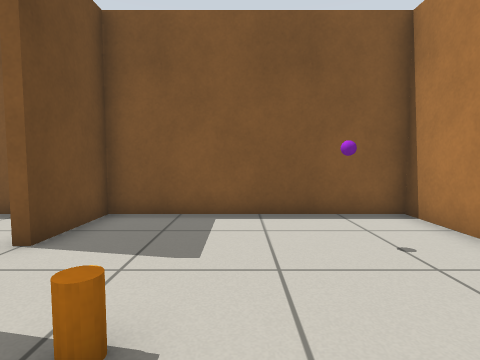
[1] (above)

16 first-person views from a walk through a Gazebo world. The camera is 0.69 m above the floor, tilts 4° down and sees 80° across. The floor is counted in squares, 0.5 m on a side. Each view is taken from the middle of a square. On the plan, view 1 faces up. The plan holds only what a view shows up to about 14 squares ahead; the rest is blank.

[2]
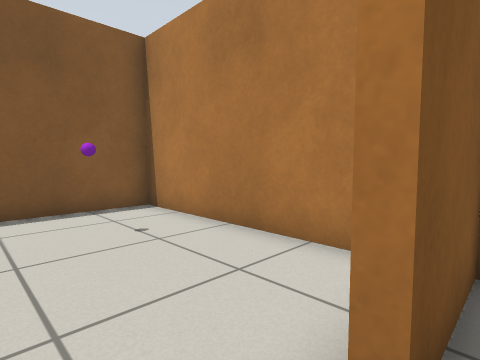

[3]
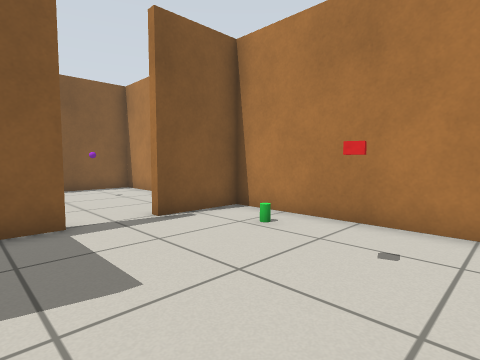

[4]
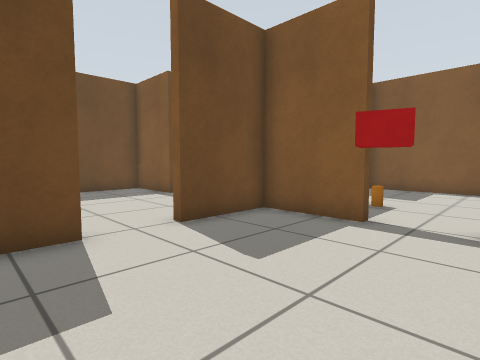

[5]
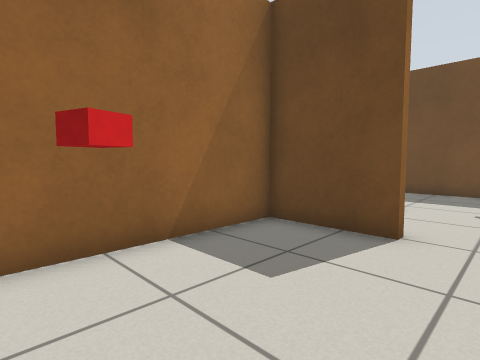

[6]
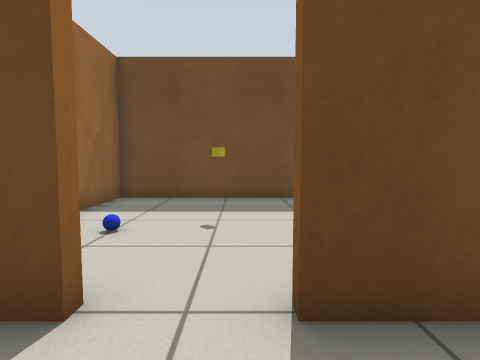

[7]
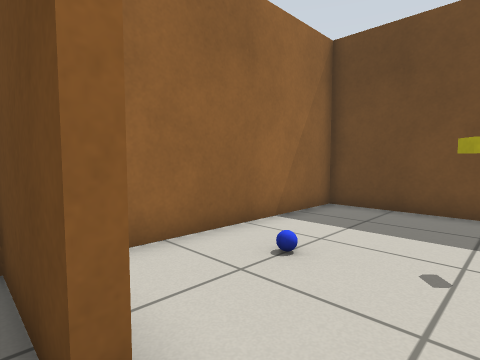

[8]
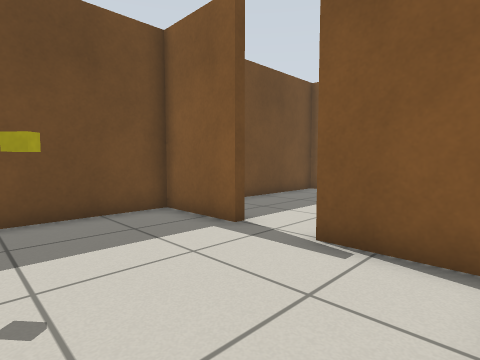

[9]
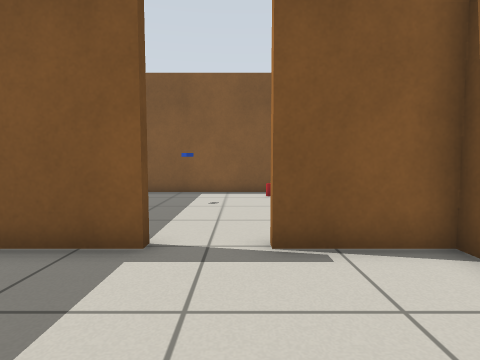

[10]
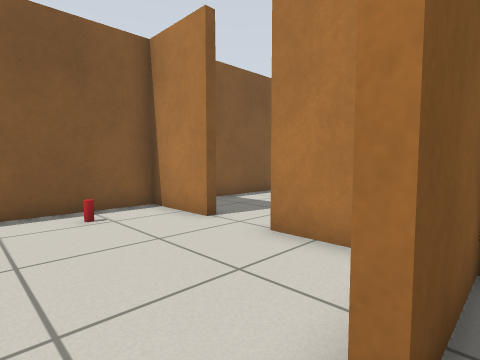

[11]
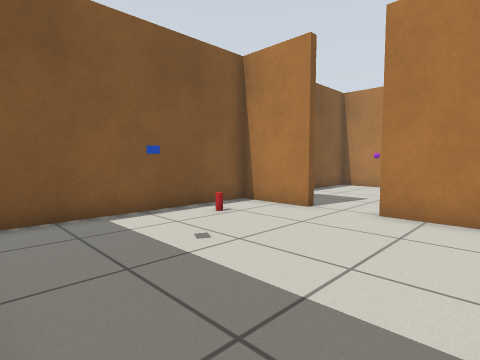

[12]
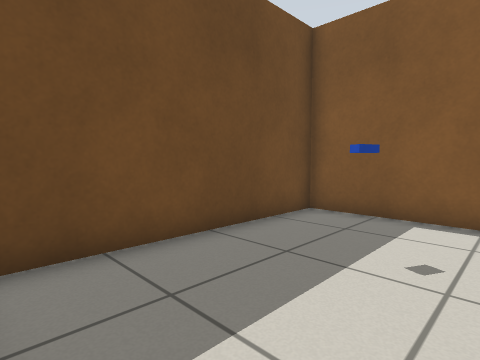

[13]
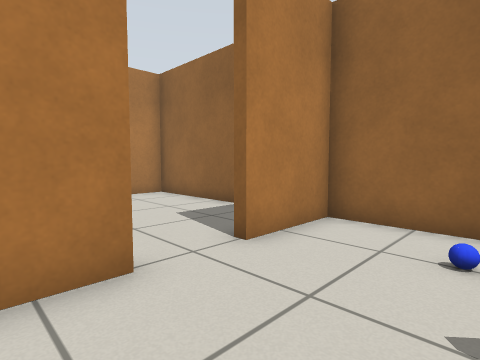

[14]
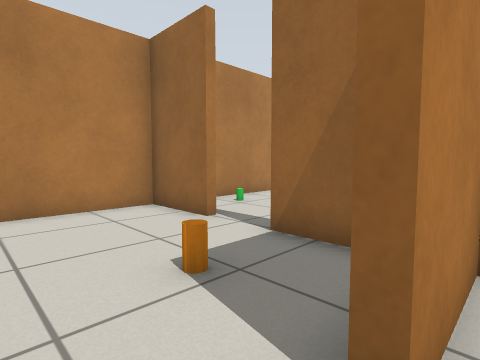

[15]
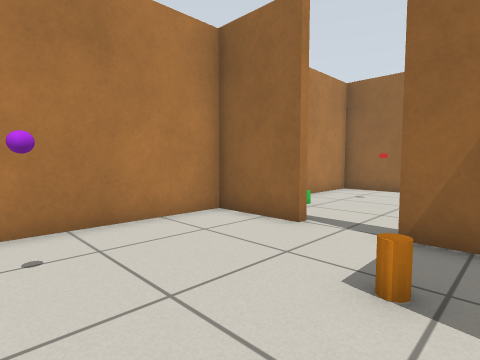

[16]
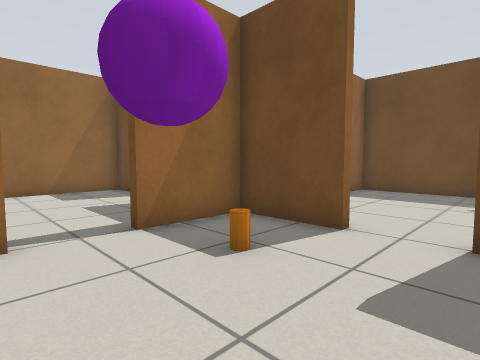

### Floor plan
Ten units are one square. View 1 is at (0, 0); x grows to the right and y downward. Boxes are objects, and circles mark ways between rooms. Rooms are numbered by the first view taken in them; rooms with no view inside come last. Other rooms are left out.
<svg viewBox="-118 -77 165 165">
<path fill="none" stroke="#000" d="M-34 -25 -34 4 -5 4M15 4 42 4 42 -72 -34 -72 -34 -45M-34 55 -34 83 42 83 42 6 15 6 15 4M-5 4 -5 6 -34 6 -34 35M-85 2 -85 6 -113 6 -113 83 -36 83 -36 55 -34 55M-34 35 -36 35 -36 6 -65 6M-65 6 -65 2M-34 -45 -36 -45 -36 -72 -113 -72 -113 4 -100 4M-36 4 -36 -25 -34 -25"/>
<rect x="-15" y="-25" width="10" height="10" fill="#bbb"><title>orange cylinder</title></rect>
<rect x="15" y="-45" width="10" height="10" fill="#bbb"><title>purple ball</title></rect>
<rect x="15" y="55" width="10" height="10" fill="#bbb"><title>red box</title></rect>
<rect x="25" y="25" width="10" height="10" fill="#bbb"><title>green cylinder</title></rect>
<rect x="-85" y="45" width="10" height="10" fill="#bbb"><title>yellow box</title></rect>
<rect x="-65" y="65" width="10" height="10" fill="#bbb"><title>blue ball</title></rect>
<rect x="-95" y="-45" width="10" height="10" fill="#bbb"><title>blue box</title></rect>
<rect x="-65" y="-65" width="10" height="10" fill="#bbb"><title>red cylinder</title></rect>
<circle cx="5" cy="10" r="3" fill="#2a7"/>
<circle cx="-30" cy="-35" r="3" fill="#2a7"/>
<circle cx="-30" cy="45" r="3" fill="#2a7"/>
<circle cx="-75" cy="10" r="3" fill="#2a7"/>
<text x="0" y="-30">1</text>
<text x="0" y="50">2</text>
<text x="-80" y="50">3</text>
<text x="-80" y="-30">4</text>
</svg>
Room 1 opens to room 2. Room 1 opens to room 4. Room 2 opens to room 3. Room 3 opens to room 4.

Where each view was taken, in squares from view 1:
view 1: 0 up, 0 right, facing up
view 2: 1 down, 0 right, facing up-right
view 3: 7 down, 2 left, facing up-right
view 4: 7 down, 2 right, facing up-left
view 5: 4 down, 2 right, facing down-left
view 6: 4 down, 1 left, facing left
view 7: 4 down, 3 left, facing down-left
view 8: 5 down, 4 left, facing up-left
view 9: 5 down, 7 left, facing up
view 10: 1 down, 8 left, facing up-right
view 11: 0 up, 11 left, facing up-right
view 12: 0 up, 7 left, facing up-left
view 13: 2 down, 7 left, facing down-right
view 14: 4 up, 4 left, facing down-right
view 15: 5 up, 2 left, facing down-right
view 16: 5 up, 2 right, facing down-left
